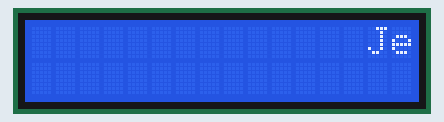
Bench run of a sketch on a simulated Arduino Uno, built with avr-gcc and run on an emulated ATmega328P. Parts: 16×2 character LCD.

Above: at 0.1 s.
At 3.1 s:
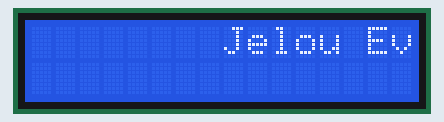
At 6.1 s:
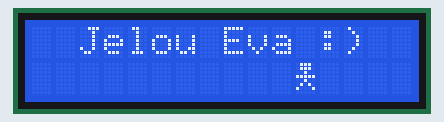
At 12.2 s:
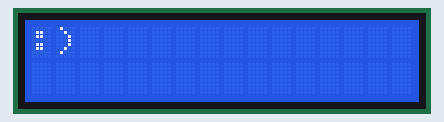
At 22.2 s:
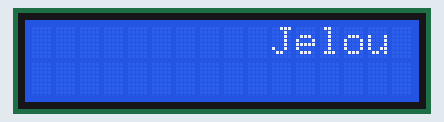
At 32.7 s:
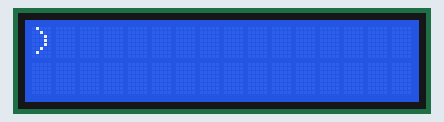

The sketch:

LCD_I2C.ino
```cpp
#include <Wire.h>
#include <LiquidCrystal_I2C.h>

//Crear el objeto lcd  dirección  0x3F y 16 columnas x 2 filas
LiquidCrystal_I2C lcd(0x27,16,2);  //
byte cuerpo[8] = {
B01110,
B01110,
B00100,
B11111,
B00100,
B01010,
B10001,
B00000,
};
void setup() {
  // Inicializar el LCD
  lcd.init();

  //Encender la luz de fondo.
  lcd.backlight();
  lcd.createChar (7,cuerpo);
  // Escribimos el Mensaje en el LCD.
  lcd.setCursor(15,0);
  lcd.print("Jelou Eva :)");
  lcd.setCursor(24,1);
  lcd.write (byte (7));
}

void loop() {
   // Ubicamos el cursor en la primera posición(columna:0) de la segunda línea(fila:1)
   lcd.scrollDisplayLeft();
  delay(500);
}
```

Measured:
- what the display in image 1 shows lasts 0.5 s, from 3.1 s to 3.6 s
